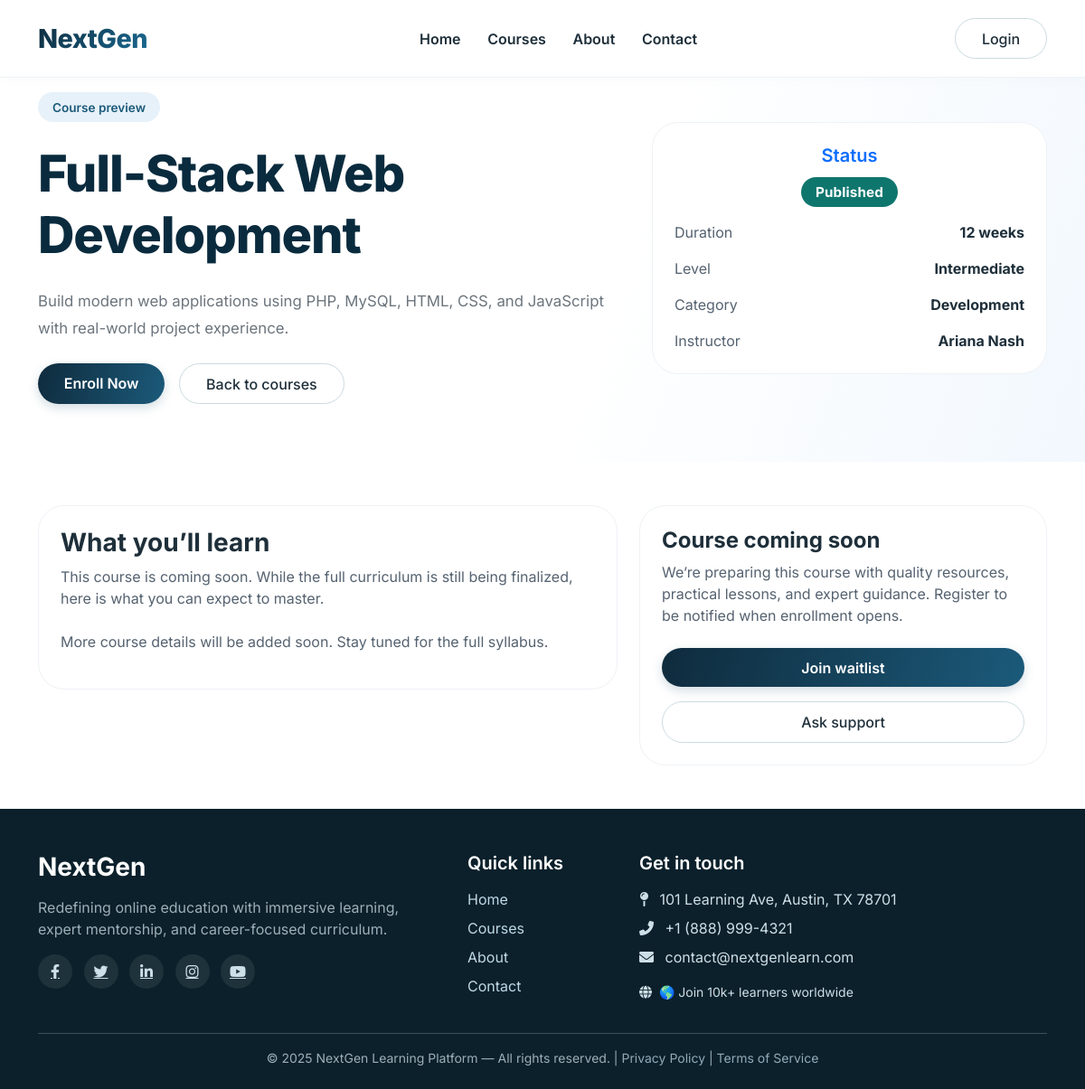
The page /user/course-details.php?id=1 on the database its author committed.
### tables this page shows
CREATE TABLE IF NOT EXISTS courses (
    id INT AUTO_INCREMENT PRIMARY KEY,
    title VARCHAR(255) NOT NULL,
    description TEXT,
    category VARCHAR(100),
    duration VARCHAR(50),
    level ENUM('beginner', 'intermediate', 'advanced') DEFAULT 'beginner',
    instructor VARCHAR(100),
    image_url VARCHAR(255),
    status ENUM('draft', 'published', 'archived') DEFAULT 'draft',
    is_active TINYINT DEFAULT 1,
    created_at TIMESTAMP DEFAULT CURRENT_TIMESTAMP,
    updated_at TIMESTAMP DEFAULT CURRENT_TIMESTAMP ON UPDATE CURRENT_TIMESTAMP,
    INDEX idx_status (status),
    INDEX idx_category (category),
    INDEX idx_active (is_active)
);

### config/database.php (called while the page is built, shortened)
<?php
function getDBConnection() {
    try {
        $pdo = new PDO(
            "mysql:host=" . DB_HOST . ";dbname=" . DB_NAME . ";charset=utf8mb4",
            DB_USER,
            DB_PASS,
            [
                PDO::ATTR_ERRMODE => PDO::ERRMODE_EXCEPTION,
                PDO::ATTR_DEFAULT_FETCH_MODE => PDO::FETCH_ASSOC,
                PDO::ATTR_EMULATE_PREPARES => false
            ]
        );
        return $pdo;
    } catch (PDOException $e) {
        die("Database Connection Failed: " . $e->getMessage());
    }
}
function getCourseById($id) {
    $pdo = getDBConnection();
    $stmt = $pdo->prepare("SELECT * FROM courses WHERE id = ?");
    $stmt->execute([$id]);
    return $stmt->fetch();
}
?>

### user/course-details.php (the view, shortened to what this page needs)
<?php
require_once __DIR__ . '/../config/database.php';
$courseId = isset($_GET['id']) ? (int)$_GET['id'] : 0;
$course = null;
if ($courseId > 0) {
    $course = getCourseById($courseId);
}
?>
<!DOCTYPE html>
<html lang="en">
<head>
    <link href="https://cdn.jsdelivr.net/npm/bootstrap@5.3.0-alpha1/dist/css/bootstrap.min.css" rel="stylesheet">
    <link rel="stylesheet" href="https://cdnjs.cloudflare.com/ajax/libs/font-awesome/6.0.0-beta3/css/all.min.css">
    <link rel="stylesheet" href="style.css">
</head>
<body>
    <?php include __DIR__ . '/../includes/navbar.php'; ?>
    <section class="hero-alternate">
        <div class="container">
            <div class="row align-items-center gx-5">
                <div class="col-lg-7">
                    <span class="hero-badge">Course preview</span>
                    <h1 class="hero-title mt-4"><?php echo htmlspecialchars($course['title']); ?></h1>
                    <p class="text-secondary mt-4" style="max-width: 680px; font-size: 1.05rem; line-height: 1.8;">
                        <?php echo htmlspecialchars($course['description']); ?>
                    </p>
                    <div class="d-flex flex-wrap gap-3 mt-4">
                        <?php if ($course['status'] === 'published'): ?>
                            <a href="register.php" class="btn btn-soft-primary">Enroll Now</a>
                        <?php else: ?>
                            <a href="#" class="btn btn-soft-primary">Join Waitlist</a>
                        <?php endif; ?>
                        <a href="courses.php#courses-list" class="btn btn-outline-accent">Back to courses</a>
                    </div>
                </div>
                <div class="col-lg-5 text-center">
                    <div class="course-card p-4">
                        <h5 class="fw-semibold text-primary">Status</h5>
                        <p class="fs-4 fw-bold mb-3">
                            <span class="badge bg-<?php echo $course['status'] === 'published' ? 'success' : ($course['status'] === 'draft' ? 'warning' : 'secondary'); ?>">
                                <?php echo ucfirst(htmlspecialchars($course['status'])); ?>
                            </span>
                        </p>
                        <div class="d-flex justify-content-between align-items-center mb-3">
                            <span class="text-secondary">Duration</span>
                            <strong><?php echo htmlspecialchars($course['duration']); ?></strong>
                        </div>
                        <div class="d-flex justify-content-between align-items-center mb-3">
                            <span class="text-secondary">Level</span>
                            <strong><?php echo ucfirst(htmlspecialchars($course['level'])); ?></strong>
                        </div>
                        <div class="d-flex justify-content-between align-items-center mb-3">
                            <span class="text-secondary">Category</span>
                            <strong><?php echo htmlspecialchars($course['category']); ?></strong>
                        </div>
                        <div class="d-flex justify-content-between align-items-center">
                            <span class="text-secondary">Instructor</span>
                            <strong><?php echo htmlspecialchars($course['instructor']); ?></strong>
                        </div>
                    </div>
                </div>
            </div>
        </div>
    </section>
    <section class="py-5">
        <div class="container">
            <div class="row g-4">
                <div class="col-lg-7">
                    <div class="course-card p-4">
                        <h3 class="fw-bold">What you’ll learn</h3>
                        <p class="text-secondary mb-4">This course is coming soon. While the full curriculum is still being finalized, here is what you can expect to master.</p>
                        <ul class="list-unstyled">
                            <?php if (!empty($course['details'])): ?>
                                <?php foreach ($course['details'] as $detail): ?>
                                    <li class="mb-3"><i class="fas fa-check-circle text-primary me-2"></i><?php echo htmlspecialchars($detail); ?></li>
                                <?php endforeach; ?>
                            <?php else: ?>
                                <li class="mb-3 text-secondary">More course details will be added soon. Stay tuned for the full syllabus.</li>
                            <?php endif; ?>
                        </ul>
                    </div>
                </div>
                <div class="col-lg-5">
                    <div class="course-card p-4">
                        <h4 class="fw-bold">Course coming soon</h4>
                        <p class="text-secondary mb-4">We’re preparing this course with quality resources, practical lessons, and expert guidance. Register to be notified when enrollment opens.</p>
                        <a href="#" class="btn btn-soft-primary w-100 mb-3">Join waitlist</a>
                        <a href="contact.php" class="btn btn-outline-accent w-100">Ask support</a>
                    </div>
                </div>
            </div>
        </div>
    </section>
    <?php include __DIR__ . '/../includes/footer.php'; ?>
</body>
</html>

### user/style.css (style rules this page uses)
* { margin: 0; padding: 0; box-sizing: border-box; }
body { font-family: 'Inter', system-ui, -apple-system, 'Segoe UI', Roboto, sans-serif; background-color: #ffffff; scroll-behavior: smooth; }
html { scrollbar-width: none; -ms-overflow-style: none; }
:root { --primary-deep: #0a2b3e; --primary-gradient: linear-gradient(135deg, #0f2b3d, #1b4f6e); --accent-blue: #2d9cdb; --accent-hover: #2383bb; --soft-bg: #f8fafc; --card-border-light: rgba(0, 0, 0, 0.04); --shadow-sm: 0 12px 30px rgba(0, 0, 0, 0.05); --shadow-hover: 0 20px 35px -12px rgba(10, 43, 62, 0.12); --border-radius-sm: 0.75rem; --border-radius-md: 1rem; --border-radius-lg: 1.5rem; --border-radius-xl: 2rem; }
.btn-soft-primary { background: linear-gradient(105deg, #0f2b3d, #1b5a7a); border: none; padding: 0.6rem 1.8rem; font-weight: 600; border-radius: 40px; color: white; transition: all 0.25s; box-shadow: 0 4px 12px rgba(27, 79, 110, 0.2); }
.btn-outline-accent { border: 1.5px solid #cbdbe0; background: transparent; border-radius: 40px; padding: 0.6rem 1.8rem; font-weight: 500; transition: 0.2s; color: #1e2f3a; }
.hero-alternate { background: linear-gradient(110deg, #ffffff 55%, #f2f8fe 100%); padding: 1rem 0 4rem; position: relative; overflow: hidden; }
.hero-badge { background: #e7f1f9; color: #1b5a7a; border-radius: 100px; padding: 0.4rem 1rem; font-size: 0.85rem; font-weight: 600; display: inline-block; }
.hero-title { font-size: 3.5rem; font-weight: 800; line-height: 1.2; letter-spacing: -0.02em; color: #0a2b3e; }
.course-card { border-radius: 1.8rem; background: white; border: 1px solid #eef2f6; transition: 0.2s; overflow: hidden; color: #1e2f3a; }
.course-card h5, .course-card h4, .course-card h3, .course-card p, .course-card span, .course-card li { color: inherit; }
.course-card .text-secondary { color: #556270 !important; }
.course-card .badge { font-weight: 700; font-size: 0.95rem; display: inline-flex; align-items: center; justify-content: center; min-width: 90px; padding: 0.55rem 1rem; border-radius: 999px; letter-spacing: 0.01em; }
.course-card .badge.bg-success { background-color: #0f766e !important; color: white !important; }
section { scroll-margin-top: 85px; }

### rows shown on the page
courses: title "Full-Stack Web Development", description "Build modern web applications using PHP, MySQL, HTML, CSS, and JavaScript with real-world project experience.", status "Published", duration "12 weeks", level "Intermediate", category "Development", instructor "Ariana Nash"

### other values the page prints
$item['label'] "Home"
$item['label'] "Courses"
$item['label'] "About"
$item['label'] "Contact"
